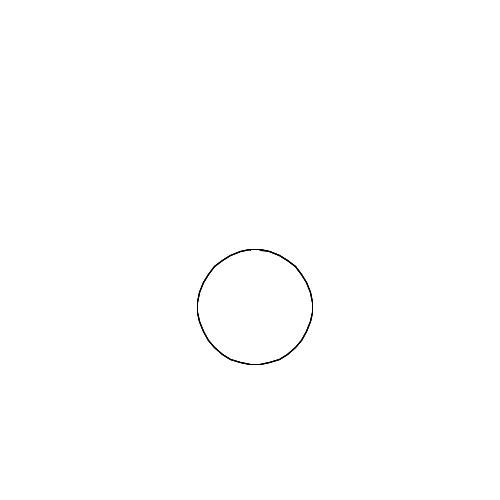
Frame 1 (no input)
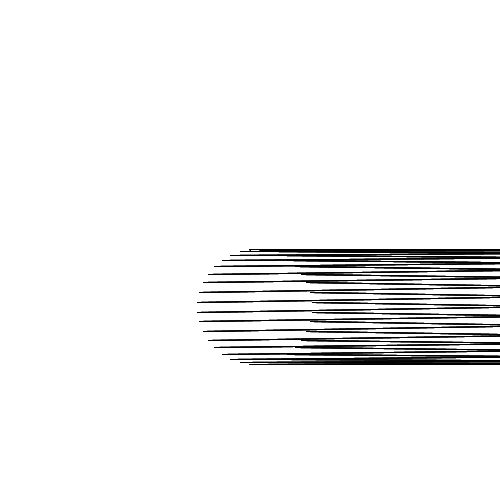
Frame 60 (the mouse pressed at the canvas centre just before this capture)
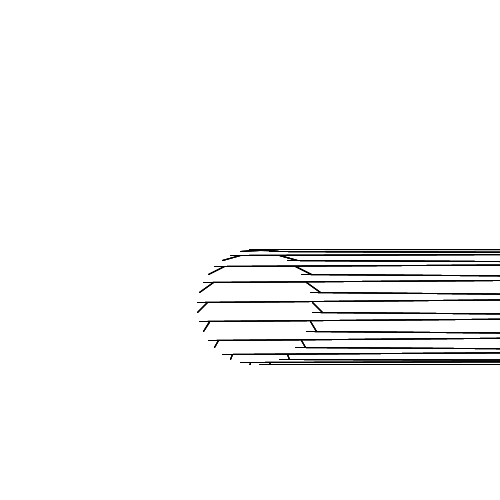
Frame 120 (the mouse held since frame 60 and released just before this capture)

The Processing sketch that drew these frames (run headless with seeded random() and noise(); from frame 60 on, the mouse is pressed at the canvas centre):

// Processing sketch: octopus
// ── octopus.pde
int N=150;
Arm[] A = new Arm[N];
void setup() {
  size(500, 500);
  A[0] = new Arm(width/2, height/2, 0);
  for (int i=1; i<A.length; i++) {
    A[i] = new Arm(A[i-1].xx, A[i-1].yy, i);
  }
}

void draw() {
  background(-1);
  float k = map(mouseX, 0, width, 0, 360);
  noFill();
  beginShape();
  for (int i=1; i<A.length; i++) {
    A[i].show();
    A[i].update(A[i].xx, A[i].yy, i*k);
    //vertex(A[i].x, A[i].y);
  }
  endShape();
  k++;
}

class Arm {
  float x, y, xx, yy, ang;
  int len;
  Arm(float x, float y, int i) {
    this.x = x;
    this.y = y;
    len = 10; 
    ang = i*10;
    xx = x+len*cos(radians(ang));
    yy = y+len*sin(radians(ang));
  }
  void show() {
    stroke(0);
    point(x, y);
    line(x, y, xx, yy);
  }
  void update( float x, float y, float i) {
    ang = i;
    //    this.x =x;
    //    this.y =y;
    xx = x+len*cos(radians(ang));
    yy = y+len*sin(radians(ang));
  }
}
